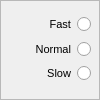
              <widget class="QFrame" name="frame_6">
               <property name="sizePolicy">
                <sizepolicy hsizetype="Preferred" vsizetype="Maximum">
                 <horstretch>0</horstretch>
                 <verstretch>0</verstretch>
                </sizepolicy>
               </property>
               <property name="minimumSize">
                <size>
                 <width>0</width>
                 <height>100</height>
                </size>
               </property>
               <property name="maximumSize">
                <size>
                 <width>16777215</width>
                 <height>100</height>
                </size>
               </property>
               <property name="frameShape">
                <enum>QFrame::StyledPanel</enum>
               </property>
               <property name="frameShadow">
                <enum>QFrame::Raised</enum>
               </property>
               <widget class="QWidget" name="layoutWidget">
                <property name="geometry">
                 <rect>
                  <x>0</x>
                  <y>10</y>
                  <width>91</width>
                  <height>108</height>
                 </rect>
                </property>
                <layout class="QVBoxLayout" name="verticalLayout_4" stretch="1,1,1">
                 <property name="spacing">
                  <number>0</number>
                 </property>
                 <property name="leftMargin">
                  <number>5</number>
                 </property>
                 <property name="topMargin">
                  <number>2</number>
                 </property>
                 <property name="rightMargin">
                  <number>0</number>
                 </property>
                 <property name="bottomMargin">
                  <number>32</number>
                 </property>
                 <item>
                  <widget class="QRadioButton" name="atkFast">
                   <property name="sizePolicy">
                    <sizepolicy hsizetype="Minimum" vsizetype="Minimum">
                     <horstretch>0</horstretch>
                     <verstretch>0</verstretch>
                    </sizepolicy>
                   </property>
                   <property name="maximumSize">
                    <size>
                     <width>100</width>
                     <height>26</height>
                    </size>
                   </property>
                   <property name="font">
                    <font>
                     <family>MS Shell Dlg 2</family>
                     <pointsize>8</pointsize>
                    </font>
                   </property>
                   <property name="layoutDirection">
                    <enum>Qt::RightToLeft</enum>
                   </property>
                   <property name="text">
                    <string>Fast</string>
                   </property>
                   <property name="autoExclusive">
                    <bool>true</bool>
                   </property>
                   <property name="radio_but_unchecked" stdset="0">
                    <string>unchecked</string>
                   </property>
                   <property name="radio_but_checked" stdset="0">
                    <string>checked</string>
                   </property>
                   <property name="radio_but_font" stdset="0">
                    <string>radibut_font</string>
                   </property>
                  </widget>
                 </item>
                 <item>
                  <widget class="QRadioButton" name="atkNormal">
                   <property name="sizePolicy">
                    <sizepolicy hsizetype="Minimum" vsizetype="Minimum">
                     <horstretch>0</horstretch>
                     <verstretch>0</verstretch>
                    </sizepolicy>
                   </property>
                   <property name="maximumSize">
                    <size>
                     <width>100</width>
                     <height>26</height>
                    </size>
                   </property>
                   <property name="font">
                    <font>
                     <family>MS Shell Dlg 2</family>
                     <pointsize>8</pointsize>
                    </font>
                   </property>
                   <property name="layoutDirection">
                    <enum>Qt::RightToLeft</enum>
                   </property>
                   <property name="text">
                    <string>Normal</string>
                   </property>
                   <property name="autoExclusive">
                    <bool>true</bool>
                   </property>
                   <property name="radio_but_unchecked" stdset="0">
                    <string>unchecked</string>
                   </property>
                   <property name="radio_but_checked" stdset="0">
                    <string>checked</string>
                   </property>
                   <property name="radio_but_font" stdset="0">
                    <string>radibut_font</string>
                   </property>
                  </widget>
                 </item>
                 <item>
                  <widget class="QRadioButton" name="atkSlow">
                   <property name="sizePolicy">
                    <sizepolicy hsizetype="Minimum" vsizetype="Minimum">
                     <horstretch>0</horstretch>
                     <verstretch>0</verstretch>
                    </sizepolicy>
                   </property>
                   <property name="maximumSize">
                    <size>
                     <width>100</width>
                     <height>26</height>
                    </size>
                   </property>
                   <property name="font">
                    <font>
                     <family>MS Shell Dlg 2</family>
                     <pointsize>8</pointsize>
                    </font>
                   </property>
                   <property name="layoutDirection">
                    <enum>Qt::RightToLeft</enum>
                   </property>
                   <property name="text">
                    <string>Slow</string>
                   </property>
                   <property name="autoExclusive">
                    <bool>true</bool>
                   </property>
                   <property name="radio_but_unchecked" stdset="0">
                    <string>unchecked</string>
                   </property>
                   <property name="radio_but_checked" stdset="0">
                    <string>checked</string>
                   </property>
                   <property name="radio_but_font" stdset="0">
                    <string>radibut_font</string>
                   </property>
                  </widget>
                 </item>
                </layout>
               </widget>
              </widget>
